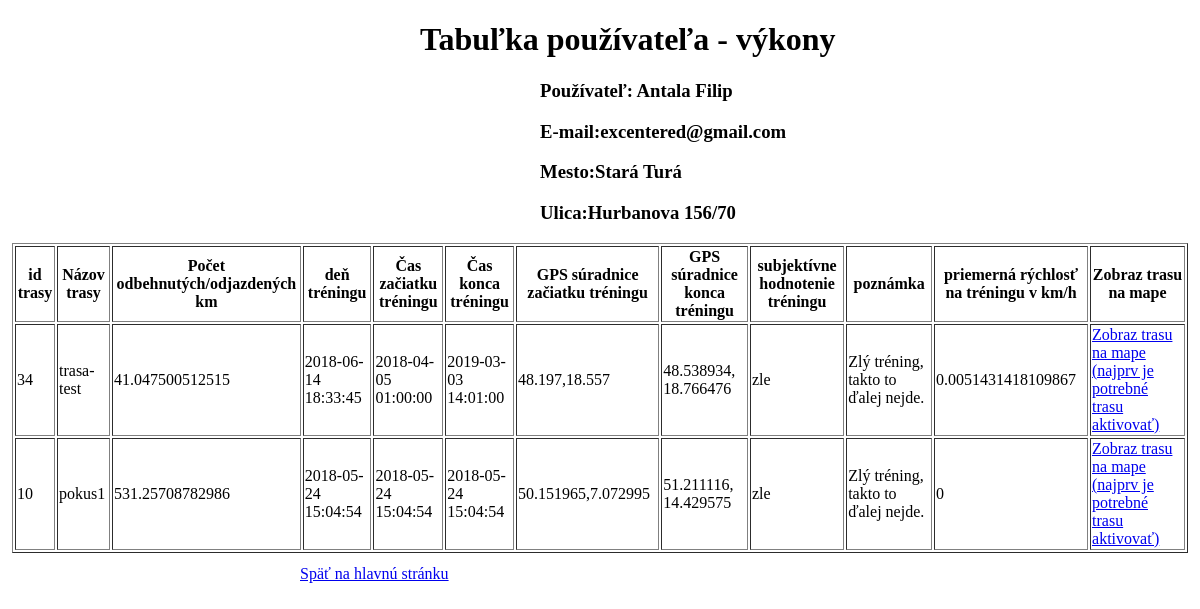
/VykonyTabulka.php?vykon=excentered@gmail.com, run on the app's committed database.
### tables this page shows
CREATE TABLE `User` (
  `id` int(11) NOT NULL,
  `priezvisko` varchar(40) DEFAULT NULL,
  `meno` varchar(40) DEFAULT NULL,
  `email` varchar(40) NOT NULL,
  `pass` varchar(200) NOT NULL,
  `type` int(11) NOT NULL,
  `valid` int(11) NOT NULL,
  `hash` varchar(200) DEFAULT NULL,
  `stredna` varchar(100) DEFAULT NULL,
  `stredna_adresa` varchar(100) DEFAULT NULL,
  `bydlisko_ulica` varchar(100) DEFAULT NULL,
  `psc` varchar(20) DEFAULT NULL,
  `bydlisko_obec` varchar(100) DEFAULT NULL
);

CREATE TABLE `cvicenie` (
  `id` bigint(20) UNSIGNED NOT NULL,
  `trasa_id` bigint(20) NOT NULL,
  `user_id` bigint(20) NOT NULL,
  `start` varchar(100) NOT NULL,
  `ciel` varchar(100) NOT NULL,
  `zaciatok` datetime NOT NULL,
  `koniec` datetime NOT NULL,
  `pridane` datetime NOT NULL DEFAULT CURRENT_TIMESTAMP
);

### VykonyTabulka.php (the view, shortened to what this page needs)
 <!DOCTYPE html>
<html lang="sk">
<html>
  <head>
  <link rel="stylesheet" type="text/css" href="styly.css">
  </head>
  <body>
   <h1>Tabuľka používateľa - výkony</h1>
<?php
$servername = DB_HOSTNAME;
$username = DB_USERNAME;
$password = DB_PASSWORD;
$dbname = DB_DATABASE;
$conn = new mysqli($servername, $username, $password, $dbname);
$conn->set_charset("utf8");
    $userMail=$_GET['vykon'];
    $sql1 = "SELECT meno, priezvisko, email,bydlisko_ulica,bydlisko_obec from  ".USER_TABLE." where email=\"$userMail\"";
    $result1 = $conn->query($sql1);
 $NAME="";
  $SURNAME="";
  $MAIL="";
  $BYDUL="";
  $BYDOB="";
      if ($result1->num_rows > 0) {
    while($row1= $result1->fetch_assoc()) {
     $NAME=$row1["meno"];
  $SURNAME=$row1["priezvisko"];
  $MAIL=$row1["email"];
  $BYDUL=$row1["bydlisko_ulica"];
  $BYDOB=$row1["bydlisko_obec"];
    }
    }
   echo "<h3>Používateľ: $NAME $SURNAME</h3>";
  echo "<h3>E-mail:$MAIL </h3>";
  echo "<h3>Mesto:$BYDOB </h3>";
   echo "<h3>Ulica:$BYDUL </h3>";
  echo "<table id=\"tabulka\" border=\"1\">";
  echo "<thead><tr><th>id trasy</th><th>Názov trasy</th>";
 echo "<th>Počet odbehnutých/odjazdených km</a></th>";
 echo "<th>deň tréningu</th>";
 echo "<th>Čas začiatku tréningu</th>";
  echo "<th>Čas konca tréningu</th>";
   echo "<th>GPS súradnice začiatku tréningu</th>";
    echo "<th>GPS súradnice konca tréningu</th>";
     echo "<th>subjektívne hodnotenie tréningu</th>";
     echo "<th>poznámka</th>";
     echo "<th>priemerná rýchlosť na tréningu v km/h</th>";
     echo "<th>Zobraz trasu na mape</th></tr> </thead>";
$sql = "SELECT  b.type, a.id, a.nazov, c.pridane, c.zaciatok, c.koniec, c.start as GPSstart,c.ciel as GPSciel from trasa a join  ".USER_TABLE." b on a.autor = b.id join cvicenie c  on a.id=c.trasa_id where b.email=\"$userMail\" ";
$result = $conn->query($sql);
    $IDs=array();
    $Nazovtrasy=array();
  $Odjazdenekm=array();
   $Dentreningu=array();
    $Caszactrening=array();
     $Caskontrening=array();
      $GPSzactrening=array();
        $GPSkonctrening=array();
          $Hodnotenie=array();
        $Poznamka=array();
         $Priemernarychlost=array();
         $Lats1=array();
         $Longs1=array();
         $Lats2=array();
         $Longs2=array();
         $LongsDelta=array();
         $distance =array();
         $duration =array();
    $i=0;
if ($result->num_rows > 0) {
    while($row = $result->fetch_assoc()) {
       $IDs[$i]=$row["id"];
      $Nazovtrasy[$i]=$row["nazov"];
    $Dentreningu[$i]=$row["pridane"];
    $Caszactrening[$i]=$row["zaciatok"];
     $Caskontrening[$i]=$row["koniec"];
      $duration[$i]=(strtotime($Caskontrening[$i])-strtotime($Caszactrening[$i]))/3600;
      $GPSzactrening[$i]=$row["GPSstart"];
       $position=strpos($GPSzactrening[$i],",");
        $Lats1[$i]=floatval(substr($GPSzactrening[$i],0,$position));
        $Longs1[$i]=floatval(substr($GPSzactrening[$i],$position+1,$position));
        $GPSkonctrening[$i]=$row["GPSciel"];
          $position=strpos($GPSkonctrening[$i],",");
          $Lats2[$i]=floatval(substr($GPSkonctrening[$i],0,$position));
        $Longs2[$i]=floatval(substr($GPSkonctrening[$i],$position+1,$position));
        $LongsDelta[$i]=$Longs1[$i] - $Longs2[$i];
         $distance[$i] = (sin(deg2rad($Lats1[$i])) * sin(deg2rad($Lats2[$i]))) + (cos(deg2rad($Lats1[$i])) * cos(deg2rad($Lats2[$i])) * cos(deg2rad($LongsDelta[$i])));
          $distance[$i] =acos($distance[$i]);
           $distance[$i] =rad2deg($distance[$i]);
            $distance[$i] =$distance[$i]*60*1.1515*1.609344;
        $Odjazdenekm[$i]=$distance[$i];
          if($duration[$i]!=0)
            $Priemernarychlost[$i]=$Odjazdenekm[$i]/$duration[$i];
        else
            $Priemernarychlost[$i]=0;
          if($Priemernarychlost[$i]<40 ) {
                  $Hodnotenie[$i]="zle";
                  $Poznamka[$i]="Zlý tréning, takto to ďalej nejde.";
                 }
       echo "<tr><td>" .$IDs[$i]. "</td><td>" .$Nazovtrasy[$i] . "</td><td>" . $Odjazdenekm[$i]."</td><td>". $Dentreningu[$i]."</td><td>" . $Caszactrening[$i]."</td><td>" .  $Caskontrening[$i]. "</td><td>" .$GPSzactrening[$i] ."</td><td>" . $GPSkonctrening[$i]."</td><td>" .$Hodnotenie[$i]."</td><td>" .$Poznamka[$i]."</td><td>" . $Priemernarychlost[$i]."</td><td>" .  "<a href=\"Trasy.php?trasa=$IDs[$i]\">Zobraz trasu na mape (najprv je potrebné trasu aktivovať)</a>" ."</td></tr>";
    $i=$i+1;
    }
} else {
    echo "0 results";
}
echo "</table>";
?>
      <a id="zobraz2" href="index.php">Späť na hlavnú stránku<a>
</body>
</html>

### styly.css (style rules this page uses)
html, body { height: 100%; margin: 0; padding: 0; }

### VykonyTabulka.php (style rules this page uses)
#zobraz2 { margin-left:25%; }
#tabulka { margin:1%; }
h3 { margin-left:45%; }
h1 { margin-left:35%; }

### data on the page
user: meno "Antala", priezvisko "Filip", email "excentered@gmail.com", bydlisko_obec "Stará Turá", bydlisko_ulica "Hurbanova 156/70"
cvicenie: i "34", i "trasa-test", i "41.047500512515", i "2018-06-14 18:33:45", i "2018-04-05 01:00:00", i "2019-03-03 14:01:00", i "48.197,18.557", i "48.538934, 18.766476", i "zle", i "Zlý tréning, takto to ďalej nejde.", i "0.0051431418109867"
cvicenie: i "10", i "pokus1", i "531.25708782986", i "2018-05-24 15:04:54", i "50.151965,7.072995", i "51.211116, 14.429575", i "zle", i "Zlý tréning, takto to ďalej nejde.", i "0"
